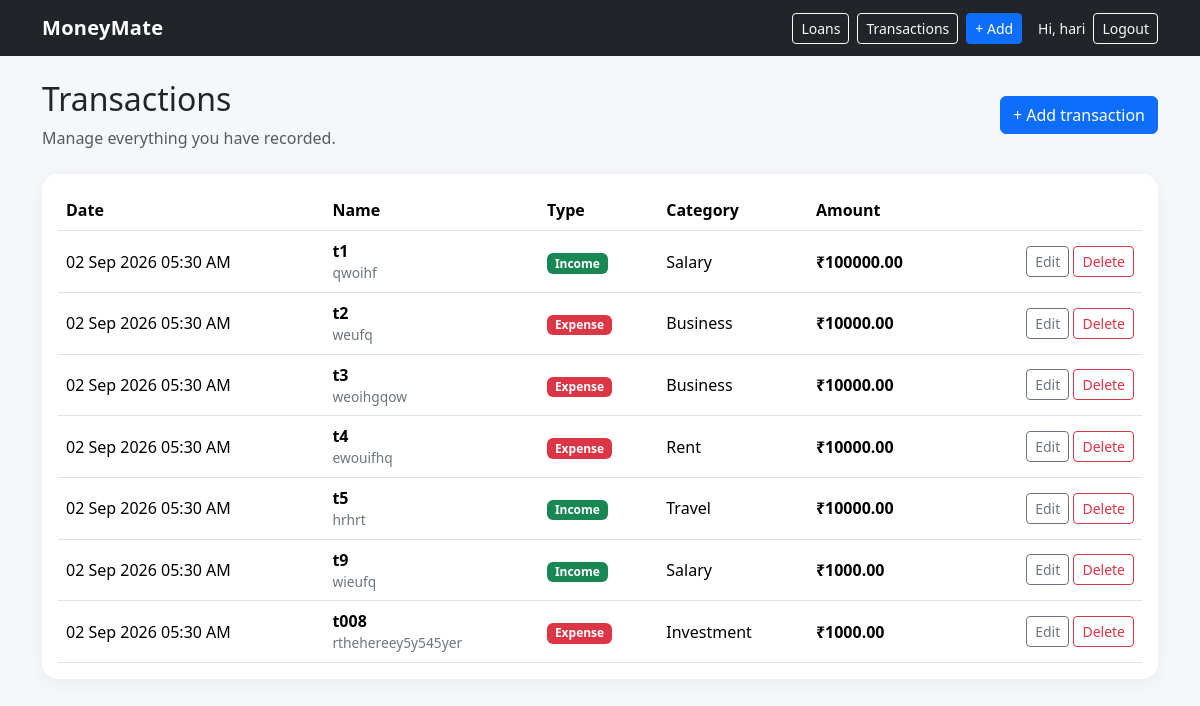
Page /transactions/ (signed in) on the committed database.
### finance/models.py (models this page shows, shortened)
class Transaction(models.Model):
    INCOME = "income"
    EXPENSE = "expense"
    TYPE_CHOICES = [
        (INCOME, "Income"),
        (EXPENSE, "Expense"),
    ]
    INCOME_CATEGORY_CHOICES = [
            ("salary", "Salary"),
            ("freelance", "Freelance"),
            ("business", "Business"),
        ]
    EXPENSE_CATEGORY_CHOICES = [
        ("investment", "Investment"),
        ("food", "Food"),
        ("transport", "Transport"),
        ("shopping", "Shopping"),
        ("rent", "Rent"),
        ("utilities", "Utilities"),
        ("health", "Health"),
        ("education", "Education"),
        ("entertainment", "Entertainment"),
        ("subscriptions", "Subscriptions"),
        ("bills", "Bills"),
        ("travel", "Travel"),
        ("family", "Family"),
        ("other", "Other"),
    ]
    CATEGORY_CHOICES = [
        ("salary", "Salary"),
        ("freelance", "Freelance"),
        ("business", "Business"),
        ("investment", "Investment"),
        ("food", "Food"),
        ("transport", "Transport"),
        ("shopping", "Shopping"),
        ("rent", "Rent"),
        ("utilities", "Utilities"),
        ("health", "Health"),
        ("education", "Education"),
        ("entertainment", "Entertainment"),
        ("subscriptions", "Subscriptions"),
        ("bills", "Bills"),
        ("travel", "Travel"),
        ("family", "Family"),
        ("other", "Other"),
    ]
    id = models.UUIDField(primary_key=True, default=uuid.uuid4, editable=False)
    user = models.ForeignKey(User, on_delete=models.CASCADE, related_name="transactions")
    name = models.CharField(max_length=120)
    description = models.TextField(blank=True)
    type = models.CharField(max_length=10, choices=TYPE_CHOICES)
    category = models.CharField(max_length=30, choices=CATEGORY_CHOICES)
    amount = models.DecimalField(max_digits=12, decimal_places=2)
    date = models.DateTimeField(default=timezone.now)
    class Meta:
        ordering = ["-date", "-id"]

### finance/views.py (the view)
# urls.py: path("transactions/", views.transactions, name="transactions"),
@login_required
def transactions(request):
    qs = Transaction.objects.filter(user=request.user).order_by("-date")
    return render(request, "finance/transactions.html", {"transactions": qs})

### templates/finance/transactions.html (shortened to what this page needs)
{% extends "base.html" %}
{% block content %}
<div>
    <div class="d-flex justify-content-between align-items-center mb-4">
        <div>
            <h2>Transactions</h2>
            <p class="text-muted mb-0">Manage everything you have recorded.</p>
        </div>
        <a class="btn btn-primary" href="{% url 'add_transaction' %}">+ Add transaction</a>
    </div>
    <div class="card p-3">
        <div class="table-responsive">
            <table class="table table-hover align-middle mb-0">
                <thead>
                    <tr>
                        <th>Date</th>
                        <th>Name</th>
                        <th>Type</th>
                        <th>Category</th>
                        <th>Amount</th>
                        <th></th>
                    </tr>
                </thead>
                <tbody>
                    {% for t in transactions %}
                    <tr>
                        <td>{{ t.date|date:"d M Y" }} {{ t.date|date:"h:i A" }}</td>
                        <td><strong>{{ t.name }}</strong>
                            <div class="small-muted">{{ t.description|truncatechars:40 }}</div>
                        </td>
                        <td>
                            <span
                                class="badge {% if t.type == 'income' %}text-bg-success{% else %}text-bg-danger{% endif %}">
                                {{t.get_type_display }}
                            </span>
                        </td>
                        <td>{{ t.get_category_display }}</td>
                        <td class="fw-semibold">₹{{ t.amount|floatformat:2 }}</td>
                        <td class="text-end">
                            <a class="btn btn-sm btn-outline-secondary"
                                href="{% url 'edit_transaction' t.id %}">Edit</a>
                            <a class="btn btn-sm btn-outline-danger"
                                href="{% url 'delete_transaction' t.id %}">Delete</a>
                        </td>
                    </tr>
                    {% empty %}
                    <tr>
                        <td colspan="6" class="text-center py-5 text-muted">No transactions yet.</td>
                    </tr>
                    {% endfor %}
                </tbody>
            </table>
        </div>
    </div>
</div>
{% endblock %}

### templates/base.html (shortened to what this page needs)
<!doctype html>
<html lang="en">
<head>
    <link href="https://cdn.jsdelivr.net/npm/bootstrap@5.3.3/dist/css/bootstrap.min.css" rel="stylesheet">
</head>
<body>
    <nav class="navbar navbar-expand-lg bg-dark navbar-dark">
        <div class="container">
            <a class="navbar-brand" href="{% url 'dashboard' %}">MoneyMate</a>
            {% if user.is_authenticated %}
            <div class="d-flex align-items-center gap-2">
                <a class="btn btn-outline-light btn-sm" href="{% url 'loans' %}">Loans</a>
                <a class="btn btn-outline-light btn-sm" href="{% url 'transactions' %}">Transactions</a>
                <a class="btn btn-primary btn-sm" href="{% url 'add_transaction' %}">+ Add</a>
                <span class="text-light small ms-2">Hi, {{ user.username }}</span>
                <form method="post" action="{% url 'logout' %}" class="d-inline">
                    <button class="btn btn-outline-light btn-sm" type="submit">Logout</button>
                </form>
            </div>
            {% endif %}
        </div>
    </nav>
    <main class="container py-4">
        {% block content %}{% endblock %}
    </main>
</body>
</html>

### templates/base.html (style rules this page uses)
body { background: #f5f7fb; }
.navbar-brand { font-weight: 700; letter-spacing: .3px; }
.card { border: 0; border-radius: 16px; box-shadow: 0 4px 18px rgba(0, 0, 0, .05); }
.small-muted { color: #6c757d; font-size: .86rem; }

### rows in the picture
Transaction: date "02 Sep 2026", date "05:30 AM", name "t1", description "qwoihf", type "Income", category "Salary", amount "100000.00"
Transaction: date "02 Sep 2026", date "05:30 AM", name "t2", description "weufq", type "Expense", category "Business", amount "10000.00"
Transaction: date "02 Sep 2026", date "05:30 AM", name "t3", description "weoihgqow", type "Expense", category "Business", amount "10000.00"
Transaction: date "02 Sep 2026", date "05:30 AM", name "t4", description "ewouifhq", type "Expense", category "Rent", amount "10000.00"
Transaction: date "02 Sep 2026", date "05:30 AM", name "t5", description "hrhrt", type "Income", category "Travel", amount "10000.00"
Transaction: date "02 Sep 2026", date "05:30 AM", name "t9", description "wieufq", type "Income", category "Salary", amount "1000.00"
Transaction: date "02 Sep 2026", date "05:30 AM", name "t008", description "rthehereey5y545yer", type "Expense", category "Investment", amount "1000.00"

### other values in the picture
{{ user.username }} "hari"
